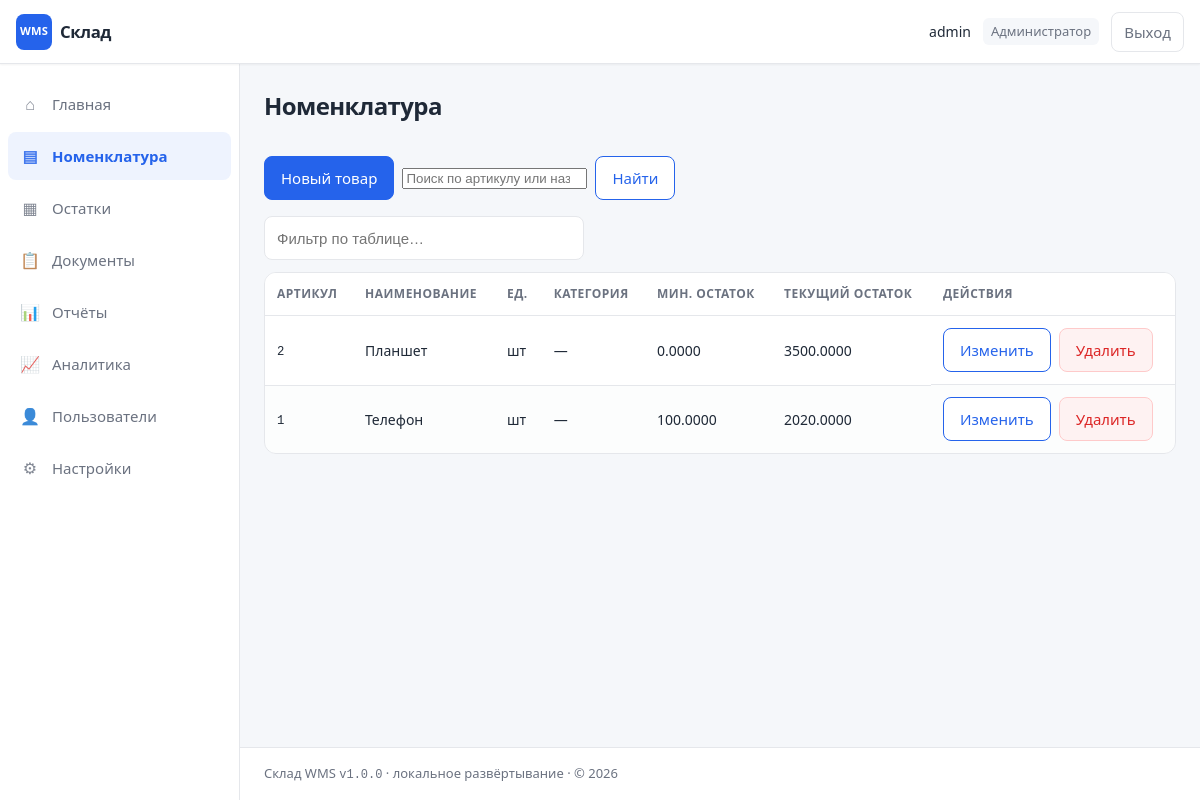
Screenshot of /products (signed in) with the database file from the repository.
### models.py (models this page shows, shortened)
class User(UserMixin, db.Model):
    __tablename__ = "users"
    id = db.Column(db.Integer, primary_key=True)
    username = db.Column(db.String(80), unique=True, nullable=False, index=True)
    password_hash = db.Column(db.String(256), nullable=False)
    role = db.Column(db.String(20), nullable=False, default="keeper")
    is_active = db.Column(db.Boolean, nullable=False, default=True)
    created_at = db.Column(db.DateTime, default=datetime.utcnow)
    documents = db.relationship("Document", backref="author", lazy="dynamic")

class Product(db.Model):
    __tablename__ = "products"
    id = db.Column(db.Integer, primary_key=True)
    sku = db.Column(db.String(64), unique=True, nullable=False, index=True)
    name = db.Column(db.String(255), nullable=False, index=True)
    unit = db.Column(db.String(32), nullable=False, default="шт")
    category = db.Column(db.String(128), nullable=False, default="")
    min_stock = db.Column(db.Numeric(18, 4), nullable=False, default=0)
    lines = db.relationship("DocumentLine", backref="product", lazy="dynamic")

### app.py (the view)
@app.route("/products")
@login_required
def products_list():
    q = (request.args.get("q") or "").strip()
    query = Product.query
    if q:
        like = f"%{q.lower()}%"
        query = query.filter(
            or_(func.lower(Product.sku).like(like), func.lower(Product.name).like(like))
        )
    products = query.order_by(Product.name).all()
    bsq = _balance_subquery()
    balances = {
        r.pid: Decimal(r.qty or 0)
        for r in db.session.query(bsq).all()
    }
    return render_template(
        "products/list.html",
        products=products,
        balances=balances,
        search_q=q,
        role_labels=ROLE_LABELS,
    )

### app.py (called while the page is built)
@login_manager.user_loader
def load_user(user_id):
    return db.session.get(User, int(user_id))

def _balance_subquery():
    return (
        db.session.query(
            StockLedger.product_id.label("pid"),
            func.coalesce(func.sum(StockLedger.quantity_signed), 0).label("qty"),
        )
        .group_by(StockLedger.product_id)
        .subquery()
    )

@app.context_processor
def inject_globals():
    return {
        "ROLE_LABELS": ROLE_LABELS,
        "today_iso": date.today().isoformat(),
        "wms_version": "1.0.0",
        "now_year": date.today().year,
    }

### templates/products/list.html (shortened to what this page needs)
{% extends "base.html" %}
{% block content %}
<section class="wms-page" aria-labelledby="page-products-title">
  <header class="wms-page__header">
    <div>
      <h1 class="wms-page-title" id="page-products-title">Номенклатура</h1>
    </div>
  </header>
  <div class="wms-toolbar toolbar">
    {% if current_user.role in ('admin', 'keeper') %}
    <a class="wms-btn wms-btn--primary btn btn-primary" href="{{ url_for('products_new') }}">Новый товар</a>
    {% endif %}
    <form method="get" action="{{ url_for('products_list') }}" class="wms-row-actions row-actions">
      <input type="search" name="q" value="{{ search_q or '' }}" placeholder="Поиск по артикулу или названию" class="filter-row" style="margin:0;max-width:16rem;">
      <button type="submit" class="wms-btn wms-btn--secondary btn btn-secondary">Найти</button>
    </form>
  </div>
  <div class="filter-row no-print">
    <input type="search" data-table-filter="tbl-products" placeholder="Фильтр по таблице…" aria-label="Фильтр по строкам">
  </div>
  <div class="wms-scroll-table">
    <table class="wms-table data-table" id="tbl-products">
      <thead>
        <tr>
          <th data-sort="str">Артикул</th>
          <th data-sort="str">Наименование</th>
          <th data-sort="str">Ед.</th>
          <th data-sort="str">Категория</th>
          <th data-sort="num">Мин. остаток</th>
          <th data-sort="num">Текущий остаток</th>
          <th data-sort="none" class="no-print">Действия</th>
        </tr>
      </thead>
      <tbody>
        {% for p in products %}
        <tr>
          <td><code style="background:transparent;border:none;padding:0;">{{ p.sku }}</code></td>
          <td>{{ p.name }}</td>
          <td>{{ p.unit }}</td>
          <td>{{ p.category or '—' }}</td>
          <td>{{ p.min_stock }}</td>
          <td>{{ balances.get(p.id, 0) }}</td>
          <td class="no-print wms-row-actions row-actions">
            {% if current_user.role in ('admin', 'keeper') %}
            <a class="wms-btn wms-btn--secondary btn btn-secondary" href="{{ url_for('products_edit', pid=p.id) }}">Изменить</a>
            <form method="post" action="{{ url_for('products_delete', pid=p.id) }}" style="display:inline;" onsubmit="return confirm('Удалить товар {{ p.sku }}?');">
              <button type="submit" class="wms-btn wms-btn--danger btn btn-danger">Удалить</button>
            </form>
            {% else %}
            —
            {% endif %}
          </td>
        </tr>
        {% else %}
        <tr><td colspan="7" class="wms-empty empty">Нет товаров. {% if current_user.role in ('admin', 'keeper') %}<a href="{{ url_for('products_new') }}">Добавить</a>{% endif %}</td></tr>
        {% endfor %}
      </tbody>
    </table>
  </div>
</section>
{% endblock %}

### templates/base.html (shortened to what this page needs)
<!DOCTYPE html>
<html lang="ru">
<head>
  <link rel="stylesheet" href="{{ url_for('static', filename='style.css') }}">
</head>
<body>
  {% if current_user.is_authenticated %}
  <div class="wms-layout">
    <header class="wms-layout__header wms-header">
      <a class="wms-header__brand" href="{{ url_for('dashboard') }}">
        <span class="wms-header__logo" aria-hidden="true">WMS</span>
        <span class="wms-header__title">Склад</span>
      </a>
      <div class="wms-header__user no-print">
        <span class="wms-header__user-name">{{ current_user.username }}</span>
        <span class="wms-header__user-role">{{ ROLE_LABELS.get(current_user.role, current_user.role) }}</span>
        <a class="btn btn-secondary" href="{{ url_for('logout') }}">Выход</a>
      </div>
    </header>
    <div class="wms-layout__body">
      <aside class="wms-sidebar no-print" data-nav-main aria-label="Разделы">
        <nav class="wms-sidebar__nav">
          {% set ep = request.endpoint or '' %}
          <a href="{{ url_for('dashboard') }}" class="wms-sidebar__link {{ 'wms-sidebar__link--active is-active' if ep == 'dashboard' else '' }}">
            <span class="wms-sidebar__icon" aria-hidden="true">⌂</span> Главная
          </a>
          <a href="{{ url_for('products_list') }}" class="wms-sidebar__link {{ 'wms-sidebar__link--active is-active' if ep and ep.startswith('products') else '' }}">
            <span class="wms-sidebar__icon" aria-hidden="true">▤</span> Номенклатура
          </a>
          <a href="{{ url_for('stock_view') }}" class="wms-sidebar__link {{ 'wms-sidebar__link--active is-active' if ep in ('stock_view', 'stock_history') else '' }}">
            <span class="wms-sidebar__icon" aria-hidden="true">▦</span> Остатки
          </a>
          {% if current_user.role in ('admin', 'keeper') %}
          <a href="{{ url_for('documents_list') }}" class="wms-sidebar__link {{ 'wms-sidebar__link--active is-active' if ep and ep.startswith('documents') else '' }}">
            <span class="wms-sidebar__icon" aria-hidden="true">📋</span> Документы
          </a>
          {% else %}
          <a href="{{ url_for('documents_list') }}" class="wms-sidebar__link {{ 'wms-sidebar__link--active is-active' if ep == 'documents_list' or ep == 'documents_view' else '' }}">
            <span class="wms-sidebar__icon" aria-hidden="true">📋</span> Документы
          </a>
          {% endif %}
          <a href="{{ url_for('report_index') }}" class="wms-sidebar__link {{ 'wms-sidebar__link--active is-active' if ep and ep.startswith('report') else '' }}">
            <span class="wms-sidebar__icon" aria-hidden="true">📊</span> Отчёты
          </a>
          <a href="{{ url_for('analytics') }}" class="wms-sidebar__link {{ 'wms-sidebar__link--active is-active' if ep == 'analytics' else '' }}">
            <span class="wms-sidebar__icon" aria-hidden="true">📈</span> Аналитика
          </a>
          {% if current_user.role == 'admin' %}
          <a href="{{ url_for('users_list') }}" class="wms-sidebar__link {{ 'wms-sidebar__link--active is-active' if ep and ep.startswith('users') else '' }}">
            <span class="wms-sidebar__icon" aria-hidden="true">👤</span> Пользователи
          </a>
          <a href="{{ url_for('settings') }}" class="wms-sidebar__link {{ 'wms-sidebar__link--active is-active' if ep == 'settings' or ep == 'backup_db' else '' }}">
            <span class="wms-sidebar__icon" aria-hidden="true">⚙</span> Настройки
          </a>
          {% endif %}
        </nav>
      </aside>
      <div class="wms-layout__content">
        <main class="wms-main">
  {% endif %}
          {% block content %}{% endblock %}
  {% if current_user.is_authenticated %}
        </main>
        <footer class="wms-footer no-print">
          <p>Склад WMS <span class="wms-footer__ver">v{{ wms_version }}</span> · локальное развёртывание · © {{ now_year }}</p>
        </footer>
      </div>
    </div>
  </div>
  {% endif %}
</body>
</html>

### rows the page displays
User: username "admin", get "Администратор"
Product: sku "2", name "Планшет", unit "шт", category "—", min_stock "0.0000", get "3500.0000"
Product: sku "1", name "Телефон", unit "шт", category "—", min_stock "100.0000", get "2020.0000"

### other values shown
{{ wms_version }} "1.0.0"
